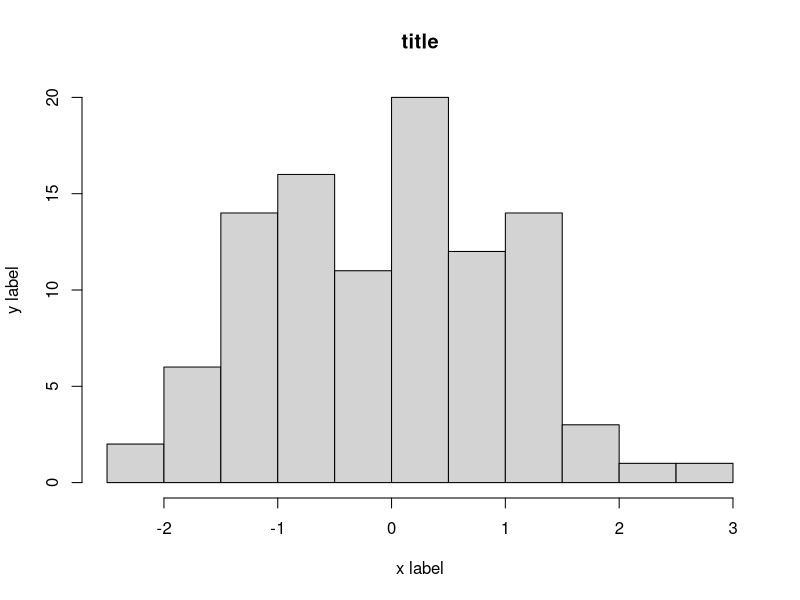
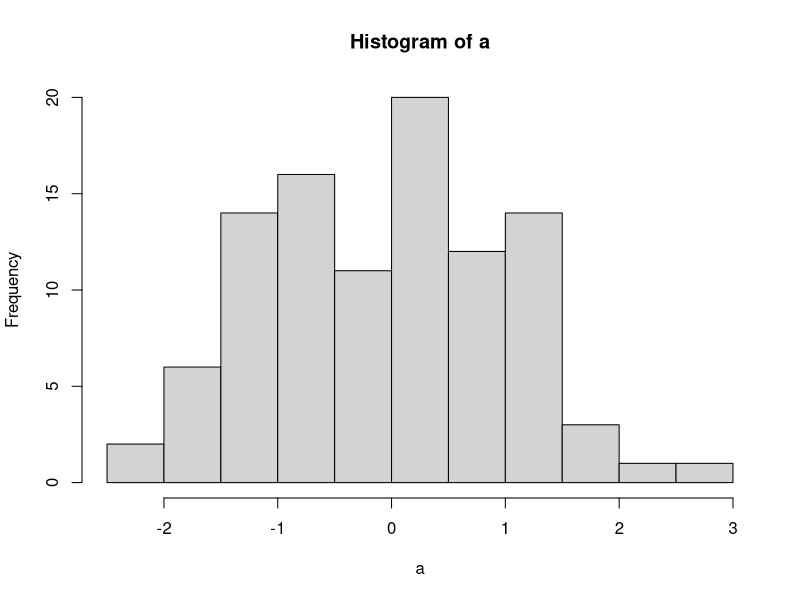
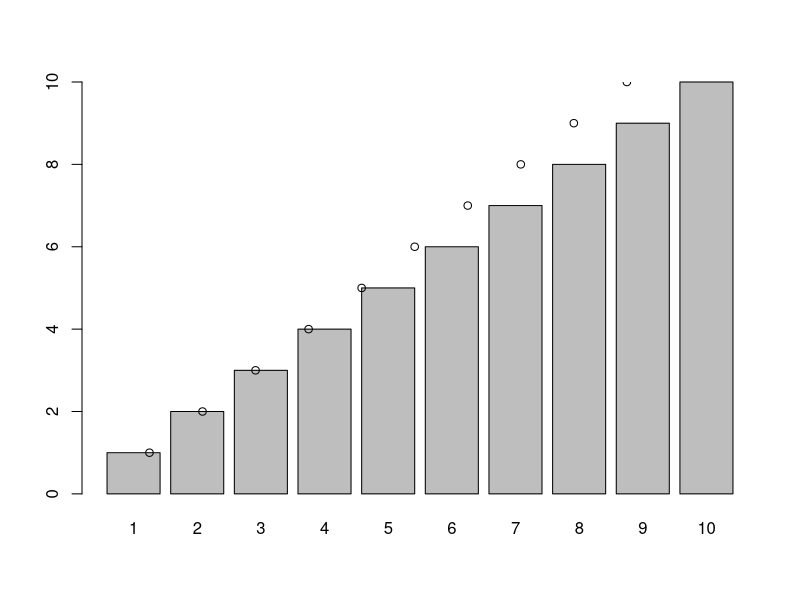
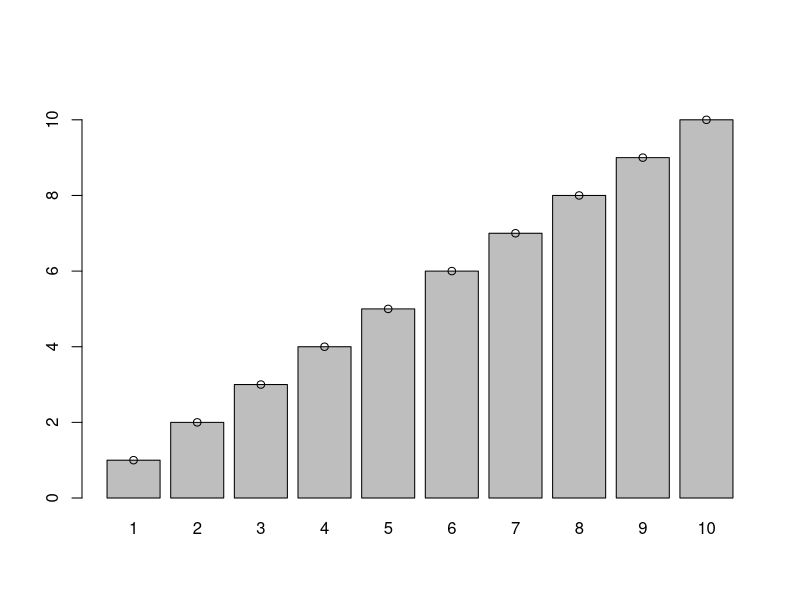
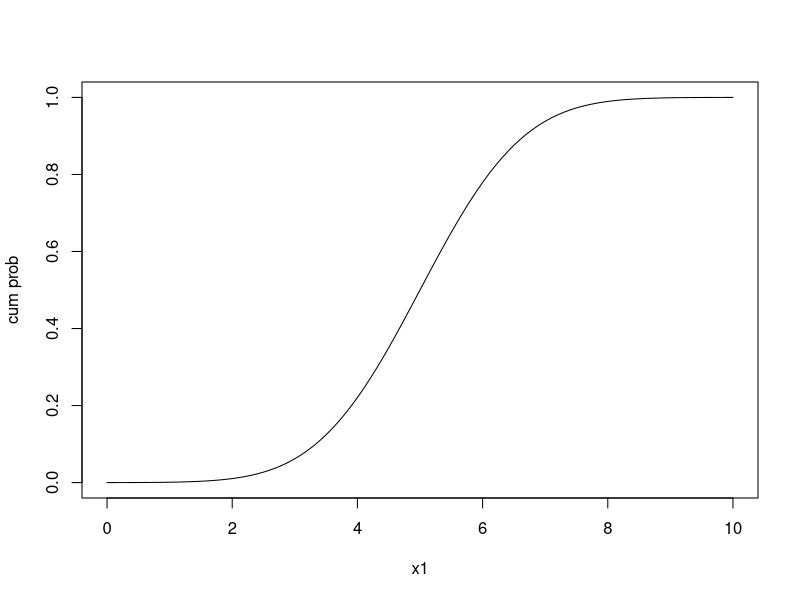
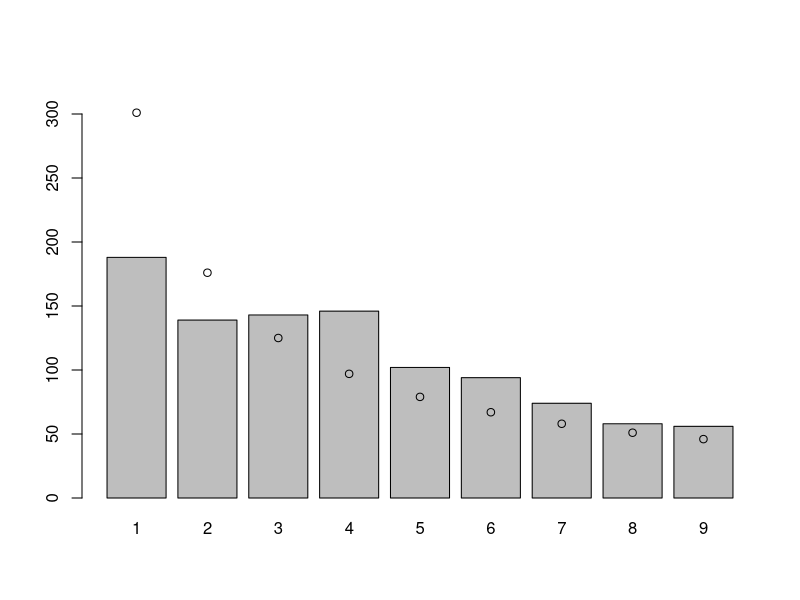
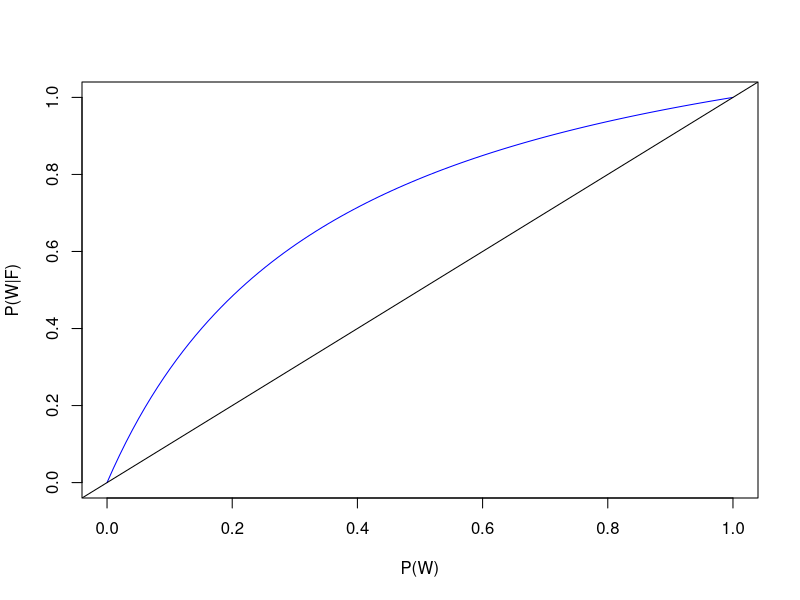
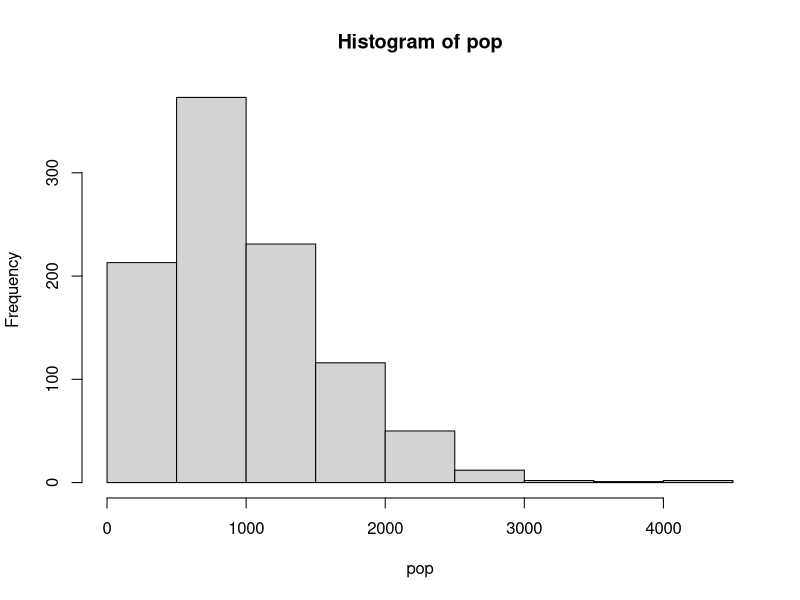

The R script that drew these images, in order:
## ---- chunk 1
#sample, 100 pts from a random normal dist
a <- rnorm(100)
hist(a,main="title",xlab="x label",ylab="y label")
h <- hist(a)
h
## ---- chunk 2
b <- rnorm(1)
b
as.character(b)
st <- as.character(b)
#extract part of str
substr(st,start=1,stop=3)
## ---- chunk 3
c <- 10:20
length(c)
## ---- chunk 4
n <- 10
k <- 5
p <- 0.5
binom.test(k,n,p)
choose(10,5)*(p^k)*((1-p)^(n-k))
## ---- chunk 5
obs <- 1:10
exp <- 1:10
chisq.test(obs,p=exp/sum(exp))
## ---- chunk 6
barplot(obs,names=1:10)
points(exp)

bp <- barplot(obs,names=1:10,ylim=c(0,11))
points(bp,exp)
## ---- chunk 7
#cum dens func
x1 <- seq(0,10,by=0.1)
y2 <- pnorm(x1,mean=5,sd=1.3)
plot(x1,y2,type="l",ylab="cum prob")
## ---- chunk 8
#for 2
pnorm(2,mean=5,sd=1.3) 
#for 8
pnorm(8,mean=5,sd=1.3, lower.tail=FALSE)
## ---- chunk 9
2*pnorm(8,mean=5,sd=1.3,lower.tail = FALSE)
## ---- chunk 10
#21 sprecies
n <- 21
k <- 3
p <- 0.5
choose(21,3)*(p^k)*((1-p)^(n-k)) # 0.0006341934
binom.test(k,n,p) # p-value = 0.00149
binom.test(18,n,p) #  p-value = 0.00149
## ---- chunk 11
d2012 <- read.csv("poll_dataset1.csv")
first.digit <- substr(as.character(d2012$voted.democrat), start = 1, stop = 1)
first.digit <- as.numeric(first.digit)

seq(0.5, 9.5, by = 1)
digit.hist <- hist(first.digit, breaks = seq(0.5, 9.5, by = 1), plot = FALSE)
obs <- head(digit.hist)$counts

(expected <- log10(1 + 1/(1:9)))
(expected <- round(expected * length(first.digit))/sum(expected))

bp <- barplot(obs, names=1:9, ylim=c(0,325))
points(bp, expected)
#relatively consistent, though more even dist than expected with higher 4 and lower 1,2
chisq.test(obs,p=expected/sum(expected))
# the values are significantly different from expected with an extremely small p-value, so there is reasonable doubt of fraud
## ---- chunk 12
# P(Win)
pW= 0.5
# P(Favored|Win)
pF.W= 0.75
# P(Favored|Loss)
pF.L=0.2
# P(Favored)
pF= pF.W*pW+pF.L*(1-pW)
# P(Win|Favored)
pW.F= pF.W*pW/pF # 79% win, article would say the dem cand is exp to win

pF.W=0.75
pF.L=0.2
pWvals=seq(0, 1, length=100)
pFvals=pF.W*pWvals+pF.L*(1-pWvals)
pW.Fvals <- pF.W*pWvals/pFvals

plot(pWvals,pW.Fvals,ylab="P(W|F)",xlab="P(W)",type="l", col="blue")
abline(b=1, a=0)
#the blue line always seems to be above black
## ---- chunk 13
pop <- d2012$population.size
hist(pop) #right skewed
skew <- function(x) {
  result <- (1/length(x)) * sum(((x-mean(x))/sd(x))^3)
  return(result)
}
skew(pop) #1.134869 right skew
mean(pop) #997.817
median(pop) #859
demPer <- d2012$voted.democrat/d2012$population.size*100
repPer <- d2012$voted.republican/d2012$population.size*100
hist(demPer, col=adjustcolor("blue", alpha=0.3), main="2012", xlab="percentage")
par(new=TRUE)
hist(repPer, col=adjustcolor("red", alpha=0.3), main="", xlab="", axes=F)
# democrats had higher percentage of voters more frequently
